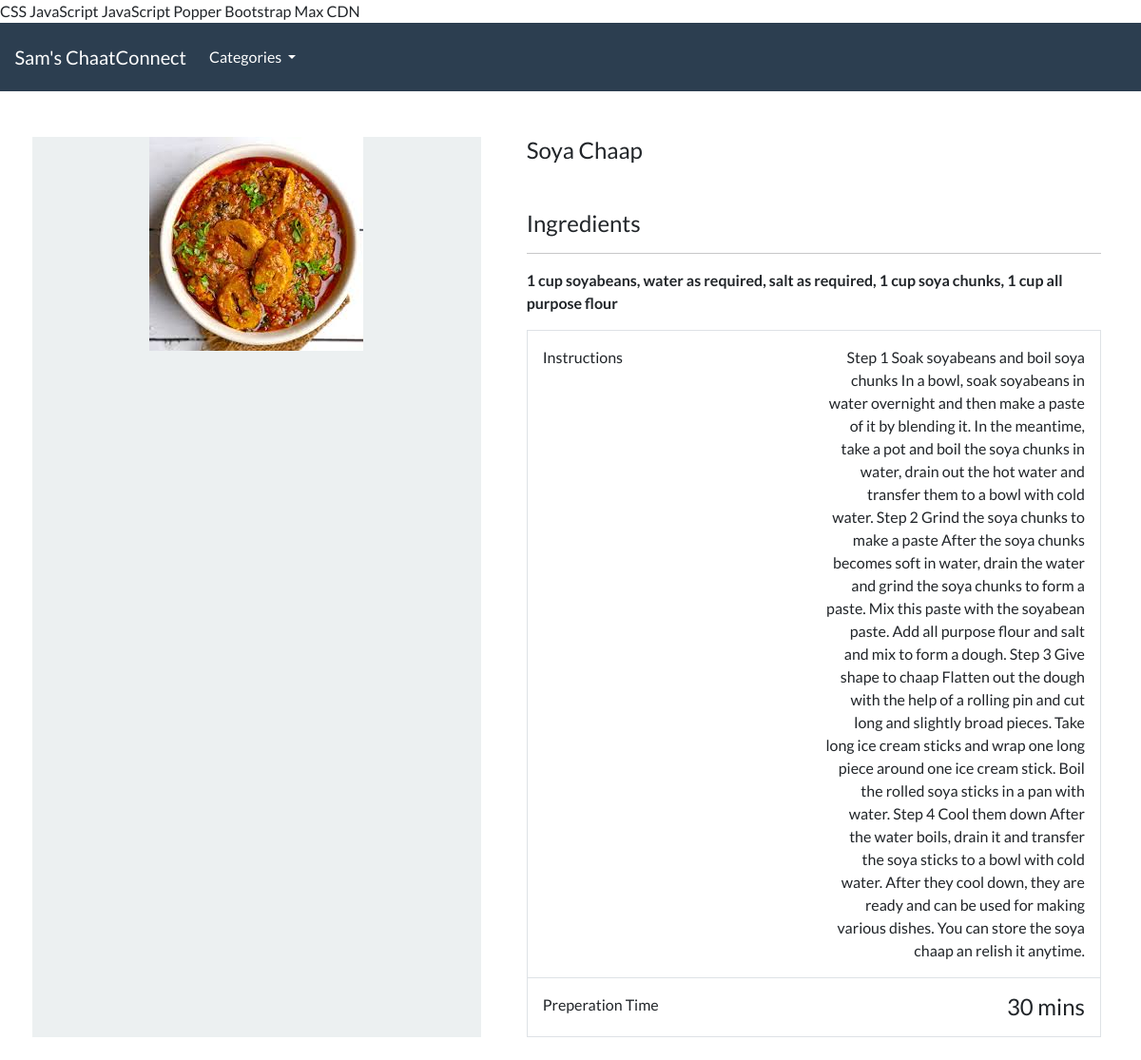
Page /product/soya-chaap on the committed database.
### food/models.py (models this page shows, shortened)
class Product(models.Model):
    Category = models.ForeignKey(Category, related_name='product', on_delete=models.CASCADE, null=True)
    title = models.CharField(max_length= 250)
    slug = models.SlugField(max_length=250, unique=True)
    ingredients = models.TextField()
    instructions = models.TextField()
    prep_time = models.IntegerField(help_text='Preparation time in minutes')
    image = models.ImageField(upload_to='imagees/')
    class Meta:
        verbose_name_plural = 'Products'

### food/views.py (the view)
# urls.py: path('product/<slug:product_slug>', views.product_details, name='product-details'),
def product_details(request, product_slug):
    details = get_object_or_404(Product, slug=product_slug)
    product_details1 = {'productdetails': details}
    return render(request, 'food/product-details.html', product_details1)

### food/models.py (called while the page is built)
    def get_absolute_url(self):
        return reverse('list-category', args=[self.slug])

### food/views.py (called while the page is built)
def categories(request):
    all_categories = Category.objects.all()
    return {'all_categories': all_categories}

### food/templates/food/product-details.html (shortened to what this page needs)
{% extends "./base.html" %}
{% load static %}
{% block content %}
<div class="container">
    <main class="pt-5">
        <div class="row g-3">
            <div class="col-md-5 col-lg-5 order-md-first bg-light">
                <img class="img-fluid mx-auto d-block" alt="Product Image" src="{{ productdetails.image.url }}">
            </div>
            <div class="col-md-7 col-lg-7 ps-md-3 ps-lg-5">
                <h1 class="mb-0 h4">{{ productdetails.title }}</h1>
                <br>
                <br>
                <h2 class="mb-0 h4">Ingredients</h2>
                <hr>
                <strong>{{ productdetails.ingredients }}</strong>
                <br>
                <div class="border">
                    <div class="col border-bottom">
                        <div class="row p-3">
                            <div class="col-6"> Instructions </div>
                            <div class="col-6 text-end">{{productdetails.instructions}}</div>
                        </div>
                    </div>
                    <div class="col">
                        <div class="row p-3">
                            <div class="col-6"> Preperation Time </div>
                            <div class="col-6 text-end"><span class="h4 ">{{productdetails.prep_time}} mins</span></div>
                        </div>
                    </div>
                </div>
            </div>
        </div>
    </main>
    <br>
</div>
{% endblock %}

### rows in the picture
Product: image (picture), title "Soya Chaap", ingredients "1 cup soyabeans, water as required, salt as required, 1 cup soya chunks, 1 cup all purpose flour", instructions "Step 1 Soak soyabeans and boil soya chunks In a bowl, soak soyabeans in water overnight and then make a paste of it by blending it. In the meantime, take a pot and boil the soya chunks in water, drain out the hot water and transfer them to a bowl with cold water. Step 2 Grind the soya chunks to make a paste After the soya chunks becomes soft in water, drain the water and grind the soya chunks to form a paste. Mix this paste with the soyabean paste. Add all purpose flour and salt and mix to form a dough. Step 3 Give shape to chaap Flatten out the dough with the help of a rolling pin and cut long and slightly broad pieces. Take long ice cream sticks and wrap one long piece around one ice…", prep_time "30"
